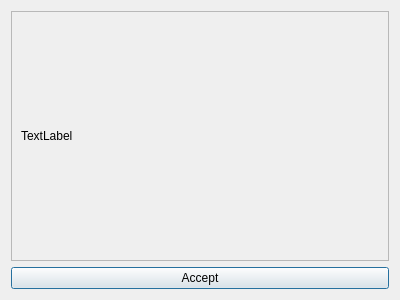
<?xml version="1.0" encoding="UTF-8"?>
<ui version="4.0">
 <class>local_import</class>
 <widget class="QDialog" name="local_import">
  <property name="geometry">
   <rect>
    <x>0</x>
    <y>0</y>
    <width>400</width>
    <height>300</height>
   </rect>
  </property>
  <property name="windowTitle">
   <string>Local Import</string>
  </property>
  <layout class="QVBoxLayout" name="verticalLayout">
   <item>
    <widget class="QScrollArea" name="scroll_area">
     <property name="widgetResizable">
      <bool>true</bool>
     </property>
     <widget class="QWidget" name="scrollAreaWidgetContents">
      <property name="geometry">
       <rect>
        <x>0</x>
        <y>0</y>
        <width>376</width>
        <height>242</height>
       </rect>
      </property>
      <layout class="QVBoxLayout" name="verticalLayout_2">
       <item>
        <widget class="QLabel" name="file_content">
         <property name="text">
          <string>TextLabel</string>
         </property>
        </widget>
       </item>
      </layout>
     </widget>
    </widget>
   </item>
   <item>
    <widget class="QPushButton" name="accept_button">
     <property name="text">
      <string>Accept</string>
     </property>
    </widget>
   </item>
  </layout>
 </widget>
 <resources/>
 <connections/>
</ui>
